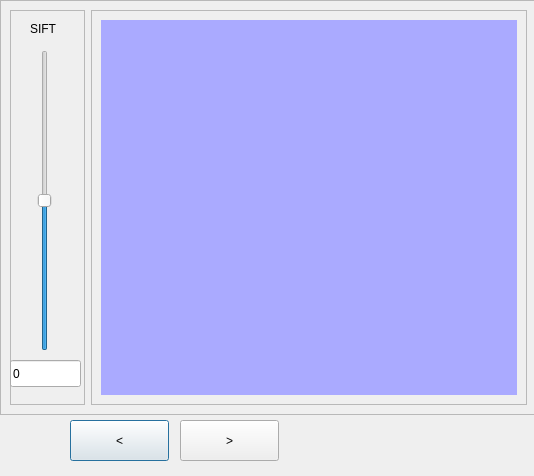
<?xml version="1.0" encoding="UTF-8"?>
<ui version="4.0">
 <class>DialogShowSift</class>
 <widget class="QDialog" name="DialogShowSift">
  <property name="geometry">
   <rect>
    <x>0</x>
    <y>0</y>
    <width>534</width>
    <height>476</height>
   </rect>
  </property>
  <property name="windowTitle">
   <string>Dialog</string>
  </property>
  <widget class="QFrame" name="frame_3">
   <property name="geometry">
    <rect>
     <x>0</x>
     <y>0</y>
     <width>537</width>
     <height>415</height>
    </rect>
   </property>
   <property name="frameShape">
    <enum>QFrame::StyledPanel</enum>
   </property>
   <property name="frameShadow">
    <enum>QFrame::Raised</enum>
   </property>
   <layout class="QHBoxLayout" name="horizontalLayout_5">
    <item>
     <widget class="QFrame" name="frame_6">
      <property name="maximumSize">
       <size>
        <width>75</width>
        <height>16777215</height>
       </size>
      </property>
      <property name="frameShape">
       <enum>QFrame::StyledPanel</enum>
      </property>
      <property name="frameShadow">
       <enum>QFrame::Raised</enum>
      </property>
      <widget class="QSlider" name="vSThresholdSift">
       <property name="geometry">
        <rect>
         <x>20</x>
         <y>40</y>
         <width>29</width>
         <height>301</height>
        </rect>
       </property>
       <property name="minimum">
        <number>0</number>
       </property>
       <property name="maximum">
        <number>100</number>
       </property>
       <property name="pageStep">
        <number>1</number>
       </property>
       <property name="value">
        <number>50</number>
       </property>
       <property name="sliderPosition">
        <number>50</number>
       </property>
       <property name="orientation">
        <enum>Qt::Vertical</enum>
       </property>
      </widget>
      <widget class="QLabel" name="label_4">
       <property name="geometry">
        <rect>
         <x>20</x>
         <y>10</y>
         <width>41</width>
         <height>17</height>
        </rect>
       </property>
       <property name="text">
        <string>SIFT</string>
       </property>
      </widget>
      <widget class="QLineEdit" name="lEThresholdSift">
       <property name="geometry">
        <rect>
         <x>0</x>
         <y>350</y>
         <width>71</width>
         <height>27</height>
        </rect>
       </property>
       <property name="text">
        <string>0</string>
       </property>
      </widget>
     </widget>
    </item>
    <item>
     <widget class="QFrame" name="frame_7">
      <property name="frameShape">
       <enum>QFrame::StyledPanel</enum>
      </property>
      <property name="frameShadow">
       <enum>QFrame::Raised</enum>
      </property>
      <layout class="QHBoxLayout" name="horizontalLayout_6">
       <item>
        <widget class="QLabel" name="lImagenSift">
         <property name="styleSheet">
          <string notr="true">background-color: rgb(170, 170, 255);</string>
         </property>
         <property name="text">
          <string/>
         </property>
        </widget>
       </item>
      </layout>
     </widget>
    </item>
   </layout>
  </widget>
  <widget class="QPushButton" name="pBPreFile">
   <property name="geometry">
    <rect>
     <x>70</x>
     <y>420</y>
     <width>99</width>
     <height>41</height>
    </rect>
   </property>
   <property name="text">
    <string>&lt;</string>
   </property>
  </widget>
  <widget class="QPushButton" name="pBSigFile">
   <property name="geometry">
    <rect>
     <x>180</x>
     <y>420</y>
     <width>99</width>
     <height>41</height>
    </rect>
   </property>
   <property name="text">
    <string>&gt;</string>
   </property>
  </widget>
 </widget>
 <resources/>
 <connections/>
</ui>
